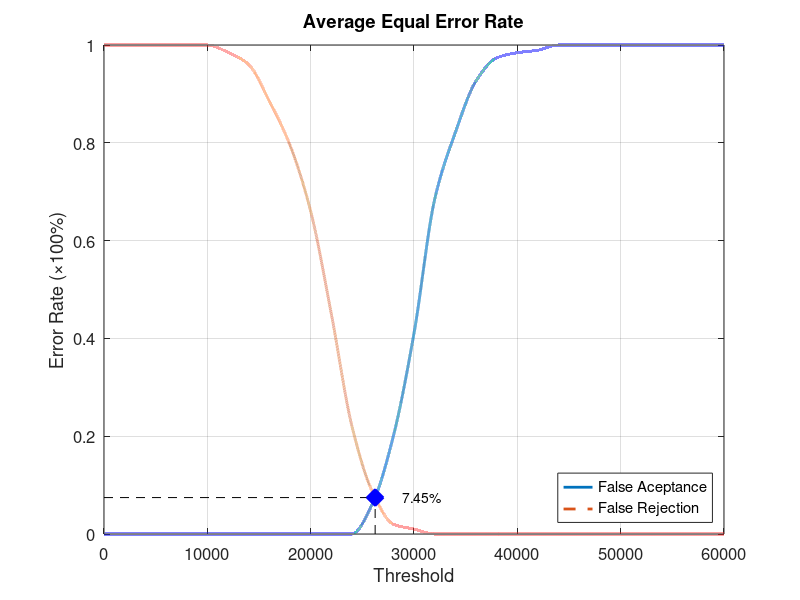
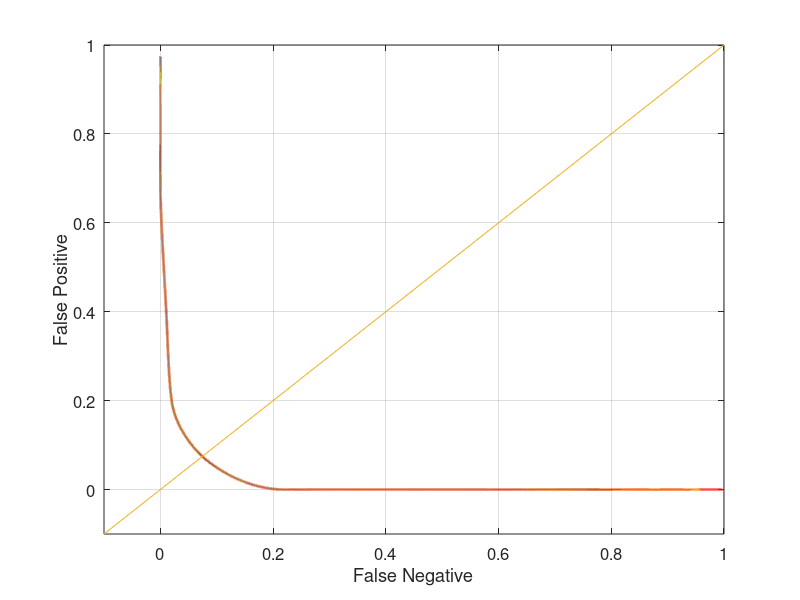

These figures' MATLAB source, in order:
function yEER = Database2_1
close all;
clear;
clc;
x = 0:2000:60000;
xq = 0:0.5:60000;

y0 = [0 0 0 0 0 0 0 0 0 0 0 0 0 0.0631579 0.2 0.410526 0.684211 0.821053 0.926316 0.973684 0.984211 0.989474 1 1 1 1 1 1 1 1 1];
yy0 = interp1(x, y0, xq, 'pchip');
y1 = [1 1 1 1 1 1 0.985 0.96 0.885 0.795 0.66 0.45 0.22 0.085 0.02 0.01 0 0 0 0 0 0 0 0 0 0 0 0 0 0 0];
yy1 = interp1(x, y1, xq, 'pchip');

% Calculating EER: 
y2 = abs(y0 - y1);
find(y2 == min(y2))
yy2 = abs(yy0 - yy1);
xEER = find(yy2 == min(yy2));
xEERIndex = xq(xEER) % X-axis EER
yEER = yy0(xEER) % Y-axis EER

main = figure
plot(xq, yy0,'-','LineWidth', 2);	hold on
plot(xq, yy1,'--','LineWidth', 2);	hold on
plot([xEERIndex xEERIndex], [0 yEER], 'k--');	hold on
plot([0 xEERIndex], [yEER yEER], 'k--');	hold on
plot(xEERIndex, yEER, 'bx', 'LineWidth', 10);	hold on
text(xEERIndex + 10 * xEERIndex / 100, yEER, [num2str(round((10000 * yEER)) / 100) '%'])
legend('False Aceptance', 'False Rejection', 'Location', 'SouthEast')
xlabel('Threshold')
ylabel('Error Rate (\times100%)')
title('Average Equal Error Rate')
set(gca, 'FontSize', 12)
axis([0 60000 0 1])
grid on

print(main, 'Database2_1Main', '-dpng');
FNRxFPR = figure('Color', [1 1 1]);
plot(yy1, yy0, '-', yy1, yy0, 'LineWidth', 2);
hold on
y = -0.1:0.1:1
plot(y, y); 
set(gca, 'FontSize', 12)
xlabel('False Negative')
ylabel('False Positive')
axis([-0.1 1 -0.1 1])
set(gca, 'FontSize', 12)
grid on

print(FNRxFPR, 'Database2_1FNRxFPR','-dpng');
end
